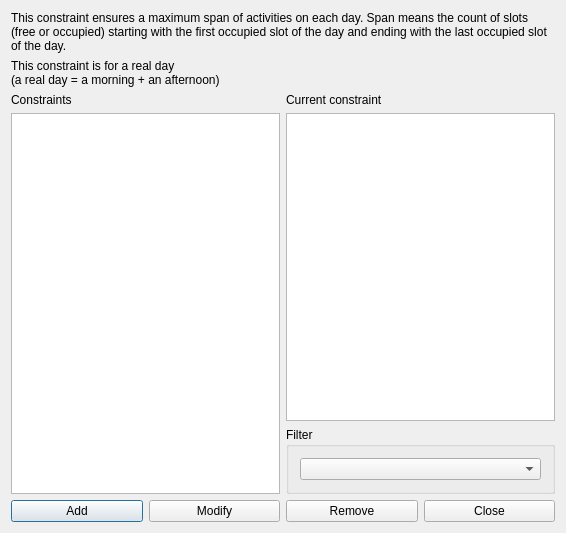
<?xml version="1.0" encoding="UTF-8"?>
<ui version="4.0">
 <class>ConstraintTeacherMaxSpanPerRealDayForm_template</class>
 <widget class="QDialog" name="ConstraintTeacherMaxSpanPerRealDayForm_template">
  <property name="geometry">
   <rect>
    <x>0</x>
    <y>0</y>
    <width>566</width>
    <height>533</height>
   </rect>
  </property>
  <property name="windowTitle">
   <string extracomment="This is the title of the dialog in which you see the list of all constraints of this type">Constraints teacher max span per real day</string>
  </property>
  <layout class="QGridLayout" name="gridLayout_2">
   <item row="0" column="0" colspan="2">
    <widget class="QLabel" name="label">
     <property name="sizePolicy">
      <sizepolicy hsizetype="Minimum" vsizetype="Minimum">
       <horstretch>0</horstretch>
       <verstretch>0</verstretch>
      </sizepolicy>
     </property>
     <property name="text">
      <string>This constraint ensures a maximum span of activities on each day. Span means the count of slots (free or occupied) starting with the first occupied slot of the day and ending with the last occupied slot of the day.</string>
     </property>
     <property name="wordWrap">
      <bool>true</bool>
     </property>
    </widget>
   </item>
   <item row="1" column="0" colspan="2">
    <widget class="QLabel" name="label_2">
     <property name="text">
      <string>This constraint is for a real day
(a real day = a morning + an afternoon)</string>
     </property>
    </widget>
   </item>
   <item row="2" column="0" rowspan="2">
    <layout class="QVBoxLayout" name="verticalLayout_2">
     <item>
      <widget class="QLabel" name="constraintsTextLabel">
       <property name="frameShape">
        <enum>QFrame::NoFrame</enum>
       </property>
       <property name="frameShadow">
        <enum>QFrame::Plain</enum>
       </property>
       <property name="text">
        <string>Constraints</string>
       </property>
       <property name="wordWrap">
        <bool>false</bool>
       </property>
      </widget>
     </item>
     <item>
      <widget class="QListWidget" name="constraintsListWidget"/>
     </item>
    </layout>
   </item>
   <item row="2" column="1">
    <layout class="QVBoxLayout" name="verticalLayout">
     <item>
      <widget class="QLabel" name="currentConstraintTextLabel">
       <property name="text">
        <string>Current constraint</string>
       </property>
       <property name="wordWrap">
        <bool>false</bool>
       </property>
      </widget>
     </item>
     <item>
      <widget class="QPlainTextEdit" name="currentConstraintTextEdit"/>
     </item>
    </layout>
   </item>
   <item row="3" column="1">
    <widget class="QGroupBox" name="filterGroupBox">
     <property name="title">
      <string>Filter</string>
     </property>
     <layout class="QGridLayout" name="gridLayout">
      <item row="0" column="0">
       <widget class="QComboBox" name="teachersComboBox"/>
      </item>
     </layout>
    </widget>
   </item>
   <item row="4" column="0" colspan="2">
    <layout class="QHBoxLayout" name="horizontalLayout">
     <item>
      <widget class="QPushButton" name="addConstraintPushButton">
       <property name="text">
        <string>Add</string>
       </property>
      </widget>
     </item>
     <item>
      <widget class="QPushButton" name="modifyConstraintPushButton">
       <property name="text">
        <string>Modify</string>
       </property>
      </widget>
     </item>
     <item>
      <widget class="QPushButton" name="removeConstraintPushButton">
       <property name="text">
        <string>Remove</string>
       </property>
      </widget>
     </item>
     <item>
      <widget class="QPushButton" name="closePushButton">
       <property name="text">
        <string>Close</string>
       </property>
      </widget>
     </item>
    </layout>
   </item>
  </layout>
 </widget>
 <layoutdefault spacing="6" margin="11"/>
 <resources/>
 <connections/>
</ui>
